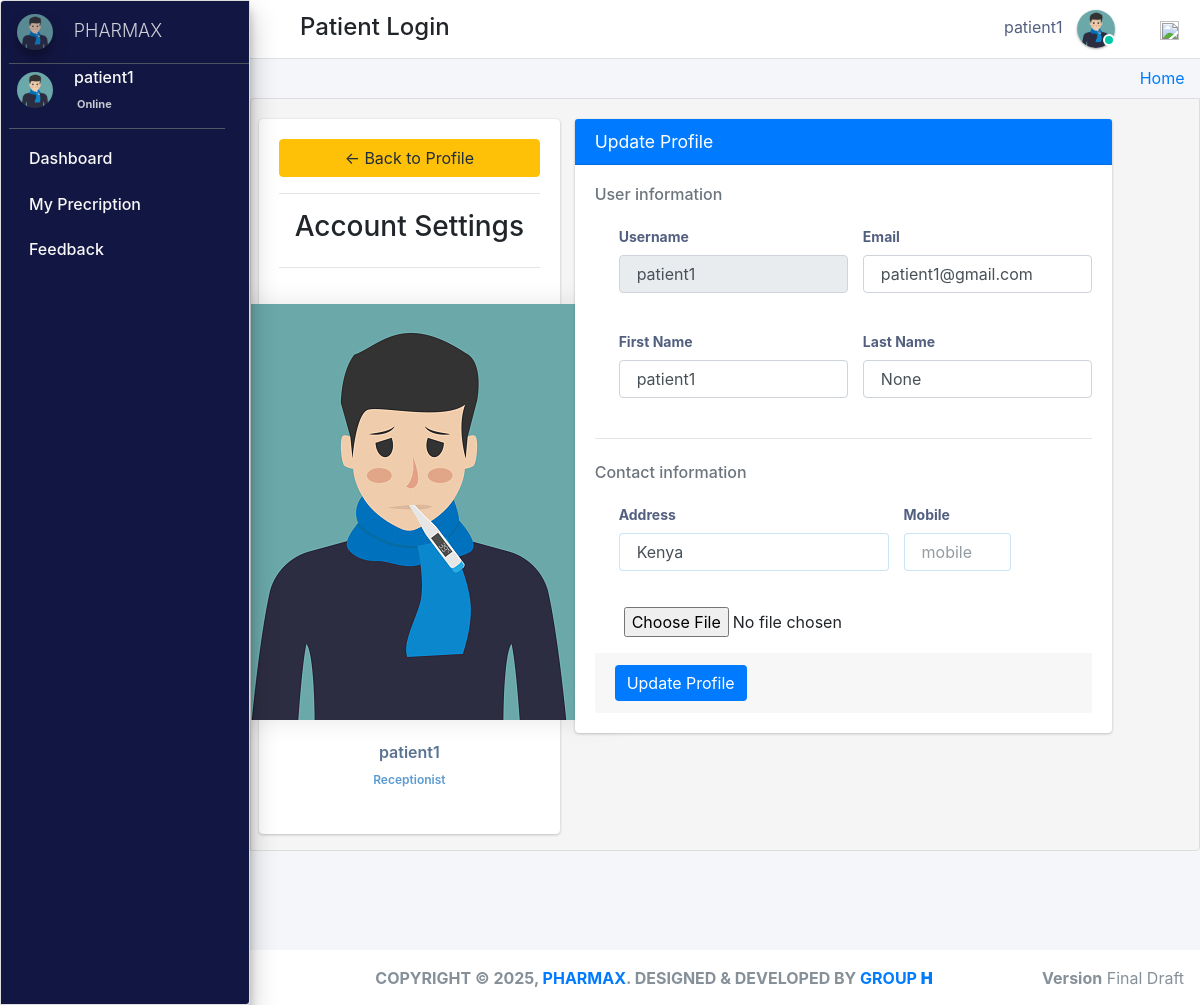
The page /patient_profile/ (signed in) on the database its author committed.
### pharmacy/models.py (models this page shows, shortened)
class CustomUser(AbstractUser):
    user_type_data = ((1, "AdminHOD"), (2, "Pharmacist"), (3, "Doctor"), (4, "PharmacyClerk"),(5, "Patients"))
    user_type = models.CharField(default=1, choices=user_type_data, max_length=10)

class Patients(models.Model):
    gender_category=(
        ('Male','Male'),
        ('Female','Female'),
    )
    admin = models.OneToOneField(CustomUser,null=True, on_delete = models.CASCADE)
    reg_no=models.CharField(max_length=30,null=True,blank=True,unique=True)
    gender=models.CharField(max_length=7,null=True,blank=True,choices=gender_category)
    first_name=models.CharField(max_length=20,null=True,blank=True)
    last_name=models.CharField(max_length=20,null=True,blank=True)
    dob=models.DateTimeField(auto_now_add= False, auto_now=False,null=True,blank=True)
    phone_number=models.CharField(max_length=10,null=True,blank=True)
    profile_pic=models.ImageField(default="patient.jpg",null=True,blank=True)
    age= models.IntegerField(default='0', blank=True, null=True)
    address=models.CharField(max_length=300,null=True,blank=True)
    date_admitted=models.DateTimeField(auto_now_add=True, auto_now=False)
    last_updated = models.DateTimeField(auto_now_add=False, auto_now=True)

### pharmacy/patient_view.py (the view, shortened to what this page needs)
# urls.py: path('patient_profile/',patient_view.patientProfile,name='patient_profile'),
@login_required
def patientProfile(request):
    customuser = CustomUser.objects.get(id=request.user.id)
    patien = Patients.objects.get(admin=customuser.id)
    form=PatientPicForm1()
    context={
        "patien":patien,
        "form":form
    }
    return render(request,'patient_templates/patient_profile.html',context)

### pharmacy/forms.py
class PatientPicForm1(forms.ModelForm):
    class Meta:
        model=Patients
        fields='__all__'
        exclude=['admin','gender','mobile','address','dob']

### pharmacy/templates/patient_templates/patient_profile.html (shortened to what this page needs)
{% extends 'patient_templates/base_template.html'%} {% block main_content %}
<div class="content">
    <div class="row">
        <div class="col-md-4">
            <div class="card card-body">
                <a href="" class="btn btn-warning"> &#8592; Back to Profile  </a>
                <hr>
                <h3 style="text-align:center;">Account Settings</h3>
                <hr>
                <div class="profile-sidebar">
                    <div class="profile-userpic">
                        <img src="{{request.user.patients.profile_pic.url}}" class="img-responsive" alt="">
                    </div>
                    <div class="profile-usertitle">
                        <div class="profile-usertitle-name">
                            {{request.user.first_name}} {{request.user.last_name}}
                        </div>
                        <div class="profile-usertitle-job">
                            Receptionist
                        </div>
                    </div>
                </div>
            </div>
        </div>
        <div class="col-md-7">
            <div class="card card-primary">
                <div class="card-header">
                    <h3 class="card-title">Update Profile</h3>
                </div>
                <form action="" method="post" action="{% url 'clerk_profile' %}" enctype="multipart/form-data">
                    <div class="card-body">
                        <h6 class="heading-small text-muted ">User information</h6>
                        <div class="pl-lg-4">
                            <div class="row">
                                <div class="col-lg-6">
                                    <div class="form-group">
                                        <label class="form-control-label">Username</label>
                                        <input type="text" class="form-control" name="username" value="{{ user.username }}" disabled="disabled">
                                    </div>
                                </div>
                                <div class="col-lg-6">
                                    <div class="form-group">
                                        <label class="form-control-label">Email </label>
                                        <input type="text" class="form-control" name="email" value="{{ user.email }}">
                                    </div>
                                </div>
                            </div>
                            <div class="row">
                                <div class="col-lg-6">
                                    <div class="form-group">
                                        <label class="form-control-label">First Name </label>
                                        <input type="text" class="form-control" name="first_name" value="{{ patien.first_name }}">
                                    </div>
                                </div>
                                <div class="col-lg-6">
                                    <div class="form-group">
                                        <label class="form-control-label">Last Name </label>
                                        <input type="text" class="form-control" name="last_name" value="{{ patien.last_name }}">
                                    </div>
                                </div>
                            </div>
                        </div>
                        <hr class="my-4">
                        <h6 class="heading-small text-muted mb-1">Contact information</h6>
                        <div class="pl-lg-4">
                            <div class="row">
                                <div class="col-md-7">
                                    <div class="form-group focused">
                                        <label class="form-control-label" for="input-address">Address</label>
                                        <input class="form-control" placeholder="Home Address" name="address" type="text" value="{{patien.address}}">
                                    </div>
                                </div>
                                <div class="col-lg-3">
                                    <div class="form-group focused">
                                        <label class="form-control-label" for="input-city">Mobile</label>
                                        <input type="text" id="input-city" name="mobile" class="form-control" placeholder="mobile" value="{{patien.mobile}}">
                                    </div>
                                </div>
                            </div>
                            <div class="row">
                                <div class="col-md-12">
                                    <input type="file" name="profile_pic" accept="image/*" id="id_profile_pic">
                                </div>
                            </div>
                        </div>
                        <div class="card-footer mt-3">
                            <button type="submit" class="btn btn-primary">Update Profile</button>
                        </div>
                    </div>
                </form>
            </div>
        </div>
    </div>
</div>
</div>
{% endblock %}

### pharmacy/templates/patient_templates/base_template.html (shortened to what this page needs)
{% extends 'base_file.html' %} {% block htm %}
<body class="hold-transition sidebar-mini layout-fixed">
    <div class="wrapper">
        <nav class="main-header navbar navbar-expand navbar-white navbar-light">
            <ul class="navbar-nav">
                <li class="nav-item">
                    <a class="nav-link" data-widget="pushmenu" href="#" role="button"></a>
                </li>
            </ul>
            <h4 style="margin-left: 10px; margin-top: 5px;" class="text-disabled"> Patient Login</h4>
            <ul class="navbar-nav ml-auto">
                <li class="mx-3">
                    <a href="#" class="sm-submenu-with-image a">
                        <span>{{user.first_name}}  {{user.last_name}}</span>
                        <img src="{{request.user.patients.profile_pic.url}}" class="img-circle elevation-1" width="38" height="38" alt="">
                        <span class="avatar-status avatar-sm-status avatar-status-success"></span>
                    </a>
                </li>
                <li class="nav-item dropdown ml-3 low">
                    <a href="#" class="btn btn-outlined btn-black text-muted bg-transparent " data-toggle="dropdown" aria-expanded="false" data-wow-delay="0.7s"><img src="https://img.icons8.com/ios/50/000000/settings.png" width="19" height="19">
                    </a>
                </li>
            </ul>
        </nav>
        {% include 'patient_templates/sidebar.html'%}
        <div class="content-wrapper">
            <div class="content-header">
                <div class="container-fluid">
                    <div class="row ">
                        <div class="col-sm-6">
                        </div>
                        <div class="col-sm-6">
                            <ol class="breadcrumb float-sm-right">
                                <li class="breadcrumb-item"><a href="">Home</a></li>
                            </ol>
                        </div>
                    </div>
                </div>
            </div>
            {% block main_content %} {% endblock main_content %}
        </div>
        {% include 'hod_templates/footer.html'%}
    {% endblock htm %}

### pharmacy/templates/patient_templates/sidebar.html (shortened to what this page needs)
<aside class="main-sidebar sidebar-dark-primary elevation-4">
    <a href="" class="brand-link ml-2">
        <img src="{{request.user.patients.profile_pic.url}}" alt="" width="36" height="36"  class=" img-circle elevation-3"
            style="opacity: .8">
        <span class="brand-text font-weight-light mt-1 ml-3 mmust">PHARMAX</span>
      </a>
    <div class="sidebar">
      <div class="user-panel mr-3">
          <div class="pull-left image ml-2 ">
            <img src="{{request.user.patients.profile_pic.url}}"  width="36" height="36"  class="img-circle mt-2" alt="User Image">
          </div>
          <div class="pull-left info">
            <p>{{user.first_name}}  {{user.last_name}}</p>
            <a href="#"> Online</a>
          </div>
        </div>
      <nav class="mt-2">
        <ul class="nav nav-pills nav-sidebar flex-column" data-widget="treeview" role="menu" data-accordion="false">
               <li class="nav-item ">
                <a href="{% url  'pharmacist_home' %}" class="nav-link">
                  <p>
                    Dashboard
                  </p>
                </a>
              </li>
          <li class="nav-item">
            <a href="{% url 'taken_home' %}" class="nav-link">
              <p>
               My Precription
              </p>
            </a>
          </li>
          <li class="nav-item">
            <a href="{% url  'patient_feedback'  %}" class="nav-link">
              <p>
                Feedback
              </p>
            </a>
          </li>
        </ul>
      </nav>
    </div>
  </aside>

### static/css/main.css (style rules this page uses)
html { font-family: sans-serif; line-height: 1.15; -webkit-text-size-adjust: 100%; -webkit-tap-highlight-color: transparent; }
body { overflow-y: hidden; overflow-x: hidden; font-family: -apple-system, BlinkMacSystemFont, "Segoe UI", Roboto, "Helvetica Neue", Arial, "Noto Sans", sans-serif, "Apple Color Emoji", "Segoe UI Emoji", "Segoe UI Symbol", "Noto Color Emoji" !important; }
.content { background-color: #f5f5f5; border: 1px solid #dddddd; border-radius: 4px 0px 4px 0px; left: -1px; padding: 10px 7px 5px; }
.main-sidebar { background: #ffffff; border: 1px solid #dddddd; border-radius: 4px 0px 4px 0px; font-weight: bold; }
.content { height: 75vh; overflow-y: scroll; overflow-x: hidden; }
.content .row { margin-top: 20px !important; }
.main-sidebar { background-color: #121642 !important; color: white !important; }
.main-sidebar p { color: #f8f8f8 !important; font-weight: 500 !important }
.btn-primary { outline: none !important; border: none !important; }
.avatar-status { position: absolute; bottom: 12px; right: 75.4px; display: -ms-inline-flexbox; display: inline-flex; -ms-flex-negative: 0; flex-shrink: 0; -ms-flex-pack: center; justify-content: center; -ms-flex-align: center; align-items: center; white-space: nowrap; text-align: center; vertical-align: baseline; font-weight: 600; border: .125rem solid #fff; width: 12px; height: 12px; line-height: 1; font-size: .71094rem; border-radius: 50%; }
.avatar-status-success { color: #fff; background-color: #00c9a7; }
.pull-left { float: left; }
.pull-left { float: left!important; }
.user-panel>.info { padding: 5px 5px 5px 15px; line-height: 1; position: absolute; left: 55px; }
.user-panel>.info>p { font-weight: 600; margin-bottom: 9px; }
p { margin: 0 0 10px; }
.user-panel { padding-bottom: 20px; }
.user-panel:after { clear: both; }
.user-panel:before, .user-panel:after { content: " "; display: table; }
.user-panel>.info>a { text-decoration: none; padding-right: 5px; margin-top: 3px; font-size: 11px; overflow: hidden; white-space: nowrap; }
.mmust { overflow: hidden; white-space: nowrap; font-size: 18px; }
.mb-4, .my-4 { margin-bottom: 1rem !important; }
.container-fluid { width: 100%; padding-right: 15px; padding-left: 15px; margin-right: auto; margin-left: auto; }
.row { display: flex; flex-wrap: wrap; margin-right: -15px; margin-left: -15px; }
.mt-3, .my-3 { margin-top: .75rem !important; }
input { text-indent: 5px !important; }
input::placeholder { text-indent: 5px !important; }
.img-circle { border-radius: 50%; }
.content-wrapper .content-header { padding: 5px 0.5rem !important; }

### static/css/profile.css (style rules this page uses)
li { list-style-type: none ! }
.profile-sidebar { padding: 20px 0 10px 0; background: #fff; }
.profile-userpic { display: flex; justify-content: center; }
.profile-userpic img { box-shadow: 0px 0px 25px rgba(0, 0, 0, 0.1) !important; float: center; margin: 0 auto; }
.profile-usertitle { text-align: center; margin-top: 20px; }
.profile-usertitle-name { color: #5a7391; font-size: 16px; font-weight: 600; margin-bottom: 7px; }
.profile-usertitle-job { color: #5b9bd1; font-size: 12px; font-weight: 600; margin-bottom: 15px; }
.form-control-label { font-size: .875rem; font-weight: 600; color: #525f7f; }
.form-control { font-size: .875rem; }
.focused .form-control { border-color: rgba(50, 151, 211, .25); }
.navbar-nav span { color: #525f7f !important; margin-right: 10px !important; }
body { font-family: 'Rubik', sans-serif; height: 100% !important; }
input { text-indent: 5px !important; }
input::placeholder { text-indent: 5px !important; }

### rows shown on the page
CustomUser: first_name "patient1", user.patients.profile_pic (picture), user.first_name "patient1", username "patient1", email "patient1@gmail.com"
Patients: first_name "patient1", last_name "None", address "Kenya"
